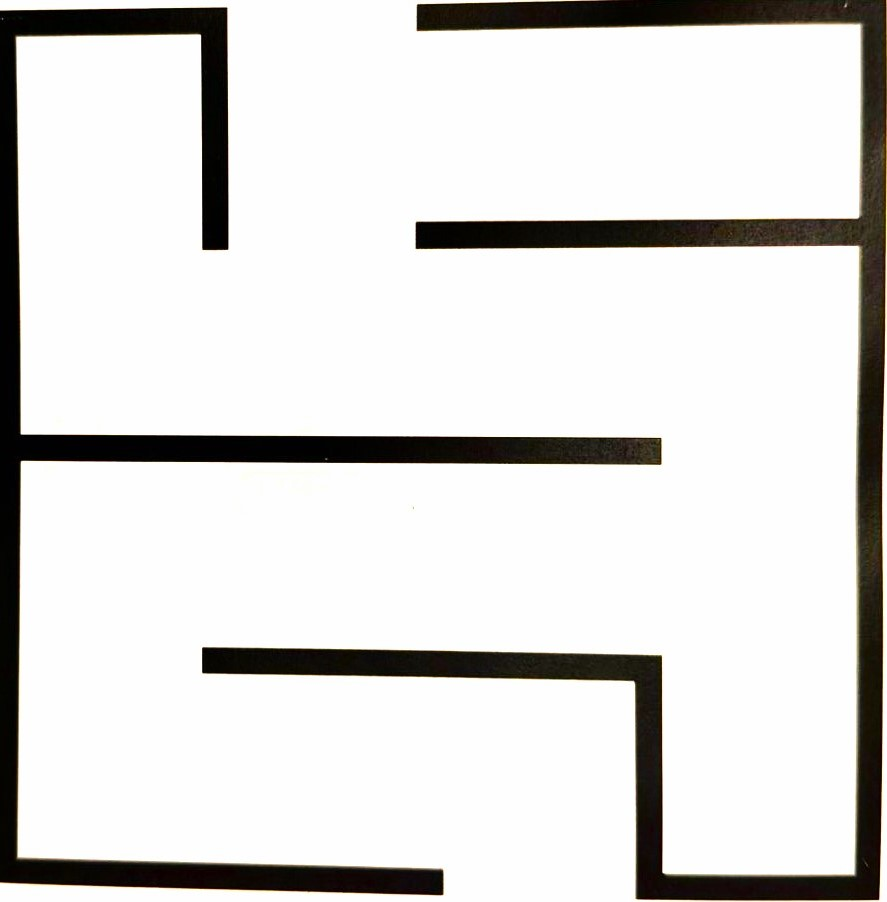
#> input picture Maze/1.png, 887 x 902 px
$ python MazeSolver.py
#> lines starting #> are read from the running program, lines starting #| are printed output that depends on the picture; after the words box and inside, x2 and y2 are one past the last pixel; in counts of white or black regions, pixels touching at a corner belong together
import cv2
import numpy as np
from collections import deque

def transform_waypoints(waypoints, homography):
    """
    Transforms a list of waypoints from image to real-world coordinates.

    Parameters:
    - waypoints: List of tuples [(x1, y1), (x2, y2), ...]
    - homography: 3x3 transformation matrix

    Returns:
    - transformed_waypoints: List of tuples [(x1_real, y1_real), (x2_real, y2_real), ...]
    """
    transformed_waypoints = []
    for point in waypoints:
        img_point = np.array([ [point[0], point[1]] ], dtype='float32')
        img_point = np.array([img_point])
        real_point = cv2.perspectiveTransform(img_point, homography)
        real_x, real_y = real_point[0][0]
        transformed_waypoints.append((real_x, real_y))
    return transformed_waypoints

# Configuration Parameters
maze_image_path = 'Maze/1.png'  # Updated to use captured image
output_path = 'Solved/Solved_Maze_Centered_Path.png'
grid_size = 40  # Define the grid resolution (e.g., 40x40)
cell_size = 10  # Size of each cell in pixels
margin = 20     # Margin around the maze in pixels

# Load and preprocess the maze image
maze = cv2.imread(maze_image_path, cv2.IMREAD_GRAYSCALE)
#> maze: shape (902, 887); min 0, max 255, mean 217.1
if maze is None:
    print(f"Failed to load maze image from {maze_image_path}")
    exit()

# Resize the maze to the defined grid size
maze = cv2.resize(maze, (grid_size, grid_size), interpolation=cv2.INTER_NEAREST)
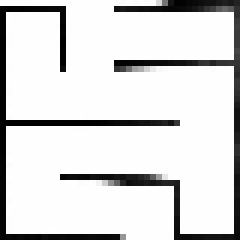
#> maze: shape (40, 40) (shown 6 times larger); min 1, max 255, mean 217.2

# Threshold to binary
_, binary_maze = cv2.threshold(maze, 127, 255, cv2.THRESH_BINARY)
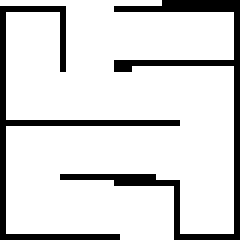
#> binary_maze: shape (40, 40) (shown 6 times larger); 84.6% white; black in thin lines or dots

# Create binary grid
grid = (binary_maze // 255).astype(int)
#> grid: shape (40, 40) int64; values 0 (black) and 1 (white), 84.6% white; black in thin lines or dots

# Detect start and end points
start = None
end = None
for i in range(len(grid)):
    for j in range(len(grid[0])):
        if grid[i][j] == 1:
            if start is None:
                start = (i, j)
            else:
                end = (i, j)
#> this loop made 40 passes
#> after the loop, start = (0, 0)

if start is None or end is None:
    print("Start or end point not found in the grid!")
    exit()

# BFS to find shortest path
def bfs(grid, start, end):
#> called with start = (0, 0), end = (39, 28)
    queue = deque([start])
    visited = set()
    visited.add(start)
    parent = {start: None}

    directions = [(-1, 0), (1, 0), (0, -1), (0, 1)]  # Up, down, left, right

    while queue:
        current = queue.popleft()
        if current == end:
            break

        for d in directions:
            neighbor = (current[0] + d[0], current[1] + d[1])
            if (
                0 <= neighbor[0] < len(grid)
                and 0 <= neighbor[1] < len(grid[0])
                and grid[neighbor[0]][neighbor[1]] == 1
                and neighbor not in visited
            ):
                queue.append(neighbor)
                visited.add(neighbor)
                parent[neighbor] = current
#> this loop made 1353 passes
#> current on passes 1 to 3: (0, 0), (0, 1), (0, 2)
#> after the loop, parent = 1353 items; visited = 1353 items

    # Reconstruct path if endpoint was reached
    if end not in parent:
        print("Endpoint is not reachable!")
        return []

    path = []
    current = end
    while current:
        path.append(current)
        current = parent[current]
#> this loop made 110 passes
#> current on passes 1 to 12: (39, 27), (39, 26), (39, 25), (39, 24), (39, 23), (39, 22), (39, 21), (39, 20), (38, 20), (38, 19), (38, 18), (38, 17)
#> after the loop, path = 110 pairs, first value 0 to 39, second value 0 to 30
    path.reverse()
    return path

# Solve the maze
path = bfs(grid, start, end)

if not path:
    print("No path found!")
    exit()

# Prepare visualization
visual_size = grid_size * cell_size + 2 * margin
solved_maze = np.zeros((visual_size, visual_size, 3), dtype=np.uint8)

# Draw maze background
for i in range(len(grid)):
    for j in range(len(grid[0])):
        color = (255, 255, 255) if grid[i, j] == 1 else (0, 0, 0)
        top_left = (j * cell_size + margin, i * cell_size + margin)
        bottom_right = ((j + 1) * cell_size + margin, (i + 1) * cell_size + margin)
        cv2.rectangle(
            solved_maze,
            top_left,
            bottom_right,
            color,
            -1,
        )
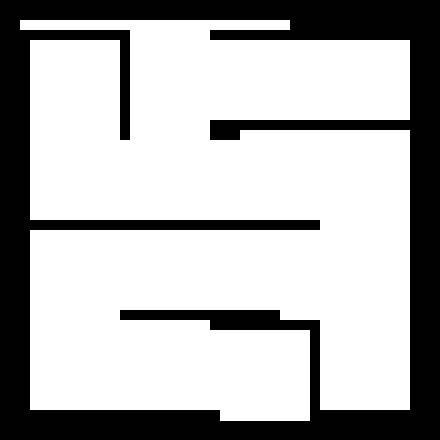
#> solved_maze: shape (440, 440, 3); 69.9% white; 1 black region, box (x1, y1, x2, y2) and area: (0, 0, 440, 440) 58210

# Function to calculate center coordinates
def get_center(i, j):
    center_x = j * cell_size + cell_size // 2 + margin
    center_y = i * cell_size + cell_size // 2 + margin
    return (center_x, center_y)

# Generate waypoints and draw path with centered lines
turn_waypoints = []
for idx in range(1, len(path) - 1):
    prev = path[idx - 1]
    current = path[idx]
    next_point = path[idx + 1]

    # Calculate direction vectors
    prev_dir = (current[0] - prev[0], current[1] - prev[1])
    next_dir = (next_point[0] - current[0], next_point[1] - current[1])

    # Check for direction change (turn)
    if prev_dir != next_dir:
        # Calculate center of current cell for turn waypoint
        turn_waypoint = get_center(current[0], current[1])
        turn_waypoints.append(turn_waypoint)

    # Draw line between cell centers
    current_center = get_center(current[0], current[1])
    next_center = get_center(next_point[0], next_point[1])
    cv2.line(solved_maze, current_center, next_center, (0, 0, 255), 2, cv2.LINE_AA)
#> this loop made 108 passes
#> (prev, current, next_point, prev_dir, next_dir, current_center) on passes 11, 30, 49: ((0, 10), (0, 11), (1, 11), (0, 1), (1, 0), (135, 25)), ((18, 11), (19, 11), (19, 12), (1, 0), (0, 1), (135, 215)), ((19, 29), (19, 30), (20, 30), (0, 1), (1, 0), (325, 215))
#> (prev, current, next_point, next_dir, current_center) on passes 3 to 8: ((0, 2), (0, 3), (0, 4), (0, 1), (55, 25)), ((0, 3), (0, 4), (0, 5), (0, 1), (65, 25)), ((0, 4), (0, 5), (0, 6), (0, 1), (75, 25)), ((0, 5), (0, 6), (0, 7), (0, 1), (85, 25)), ((0, 6), (0, 7), (0, 8), (0, 1), (95, 25)), ((0, 7), (0, 8), (0, 9), (0, 1), (105, 25))
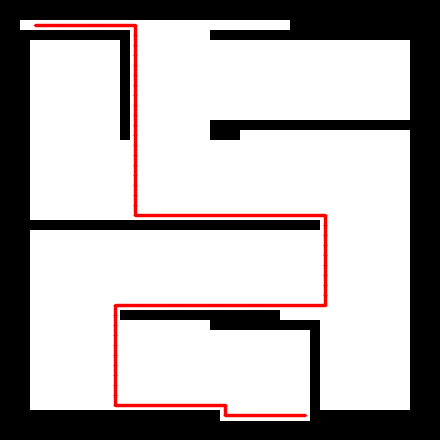
#> solved_maze: shape (440, 440, 3); 2.79% of pixels changed, all inside (x1, y1, x2, y2) = (33, 23, 328, 418); drawn as B, G, R

# Add the start and end waypoints explicitly
start_waypoint = get_center(start[0], start[1])
end_waypoint = get_center(end[0], end[1])
turn_waypoints.insert(0, start_waypoint)
turn_waypoints.append(end_waypoint)

# Draw waypoints on the maze
for waypoint in turn_waypoints:
    cv2.circle(solved_maze, waypoint, cell_size // 3, (255, 0, 0), -1)
#> this loop made 10 passes
#> waypoint on passes 1 to 10: (25, 25), (135, 25), (135, 215), (325, 215), (325, 305), (115, 305), (115, 405), (225, 405), (225, 415), (305, 415)
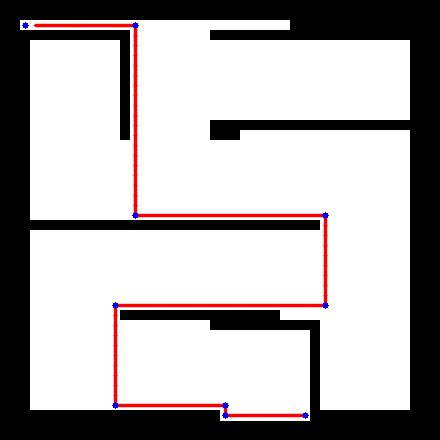
#> solved_maze: shape (440, 440, 3); 0.15% of pixels changed, all inside (x1, y1, x2, y2) = (22, 22, 329, 419); drawn as B, G, R

# Save the updated maze visualization
cv2.imwrite(output_path, solved_maze)
print(f"Solved maze with centered path saved to {output_path}")
print("Turn waypoints (Image Coordinates):", turn_waypoints)
#| Turn waypoints (Image Coordinates): [(25, 25), (135, 25), (135, 215), (325, 215), (325, 305), (115, 305), (115, 405), (225, 405), (225, 415), (305, 415)]

# Define real-world coordinates of the four corners
# Replace these with your actual real-world coordinates
# Example:
# Top-Left: (0, 0)
# Top-Right: (10, 0)
# Bottom-Left: (0, 10)
# Bottom-Right: (10, 10)
real_world_corners = np.float32([
    [0, 0],    # Top-Left
    [10, 0],   # Top-Right
    [0, 10],   # Bottom-Left
    [10, 10]   # Bottom-Right
])

# Define image coordinates of the four corners
image_corners = np.float32([
    [margin, margin],  # Top-Left
    [visual_size - margin, margin],  # Top-Right
    [margin, visual_size - margin],  # Bottom-Left
    [visual_size - margin, visual_size - margin]  # Bottom-Right
])

# Compute the homography matrix
homography_matrix = cv2.getPerspectiveTransform(image_corners, real_world_corners)

# Transform waypoints to real-world coordinates
real_world_waypoints = transform_waypoints(turn_waypoints, homography_matrix)
#> the loop in transform_waypoints, `for point in waypoints:` made 10 passes

print("Turn waypoints (Real-World Coordinates):", real_world_waypoints)
#| Turn waypoints (Real-World Coordinates): [(0.125, 0.125), (2.875, 0.125), (2.875, 4.875), (7.625, 4.875), (7.625, 7.125), (2.375, 7.125), (2.375, 9.625), (5.125, 9.625), (5.125, 9.875), (7.125, 9.875)]

# Optionally, save real-world waypoints to a file
with open('Solved/Real_World_Waypoints.txt', 'w') as f:
    for idx, waypoint in enumerate(real_world_waypoints):
        f.write(f"Waypoint {idx + 1}: {waypoint}\n")
#> this loop made 10 passes
#> waypoint on passes 1 to 10: (0.125, 0.125), (2.88, 0.125), (2.88, 4.88), (7.62, 4.88), (7.62, 7.12), (2.38, 7.12), (2.38, 9.62), (5.12, 9.62), (5.12, 9.88), (7.12, 9.88)

print("Real-world waypoints saved to 'Solved/Real_World_Waypoints.txt'")

# Optionally, display the solved maze
# cv2.imshow("Solved Maze", solved_maze)
# cv2.waitKey(0)
# cv2.destroyAllWindows()
